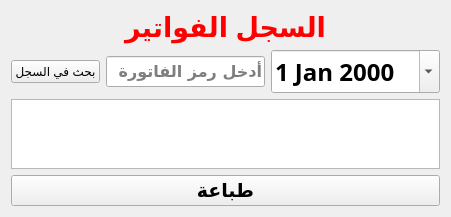
                <widget class="QWidget" name="tab_4">
                 <attribute name="title">
                  <string>Tab 1</string>
                 </attribute>
                 <layout class="QGridLayout" name="gridLayout_19">
                  <item row="0" column="0">
                   <layout class="QGridLayout" name="gridLayout_18">
                    <item row="2" column="0">
                     <widget class="QTableWidget" name="tableWidget_3">
                      <property name="sizeAdjustPolicy">
                       <enum>QAbstractScrollArea::AdjustToContentsOnFirstShow</enum>
                      </property>
                      <property name="autoScrollMargin">
                       <number>10</number>
                      </property>
                      <property name="alternatingRowColors">
                       <bool>true</bool>
                      </property>
                      <property name="selectionMode">
                       <enum>QAbstractItemView::SingleSelection</enum>
                      </property>
                      <property name="selectionBehavior">
                       <enum>QAbstractItemView::SelectRows</enum>
                      </property>
                      <property name="verticalScrollMode">
                       <enum>QAbstractItemView::ScrollPerPixel</enum>
                      </property>
                      <property name="horizontalScrollMode">
                       <enum>QAbstractItemView::ScrollPerPixel</enum>
                      </property>
                      <property name="gridStyle">
                       <enum>Qt::SolidLine</enum>
                      </property>
                      <attribute name="horizontalHeaderCascadingSectionResizes">
                       <bool>false</bool>
                      </attribute>
                      <attribute name="horizontalHeaderDefaultSectionSize">
                       <number>200</number>
                      </attribute>
                      <attribute name="horizontalHeaderMinimumSectionSize">
                       <number>50</number>
                      </attribute>
                      <attribute name="horizontalHeaderShowSortIndicator" stdset="0">
                       <bool>false</bool>
                      </attribute>
                     </widget>
                    </item>
                    <item row="0" column="0">
                     <widget class="QLabel" name="label_3">
                      <property name="text">
                       <string>&lt;html&gt;&lt;head/&gt;&lt;body&gt;&lt;p align=&quot;center&quot;&gt;&lt;span style=&quot; font-size:20pt; font-weight:600; color:#ff0000;&quot;&gt;السجل الفواتير&lt;/span&gt;&lt;/p&gt;&lt;/body&gt;&lt;/html&gt;</string>
                      </property>
                     </widget>
                    </item>
                    <item row="1" column="0">
                     <layout class="QHBoxLayout" name="horizontalLayout_8">
                      <item>
                       <widget class="QPushButton" name="pushButton_3">
                        <property name="text">
                         <string>بحث في السجل</string>
                        </property>
                       </widget>
                      </item>
                      <item>
                       <widget class="QLineEdit" name="lineEdit_7">
                        <property name="font">
                         <font>
                          <family>Berlin Sans FB Demi</family>
                          <pointsize>12</pointsize>
                          <weight>75</weight>
                          <bold>true</bold>
                         </font>
                        </property>
                        <property name="placeholderText">
                         <string>أدخل رمز الفاتورة</string>
                        </property>
                       </widget>
                      </item>
                      <item>
                       <widget class="QDateEdit" name="dateEdit_2">
                        <property name="font">
                         <font>
                          <family>Berlin Sans FB Demi</family>
                          <pointsize>18</pointsize>
                          <weight>75</weight>
                          <bold>true</bold>
                         </font>
                        </property>
                        <property name="currentSection">
                         <enum>QDateTimeEdit::DaySection</enum>
                        </property>
                        <property name="calendarPopup">
                         <bool>true</bool>
                        </property>
                       </widget>
                      </item>
                     </layout>
                    </item>
                    <item row="3" column="0">
                     <widget class="QPushButton" name="printbutton">
                      <property name="font">
                       <font>
                        <family>Berlin Sans FB Demi</family>
                        <pointsize>14</pointsize>
                        <weight>75</weight>
                        <bold>true</bold>
                       </font>
                      </property>
                      <property name="text">
                       <string>طباعة</string>
                      </property>
                     </widget>
                    </item>
                   </layout>
                  </item>
                 </layout>
                </widget>
